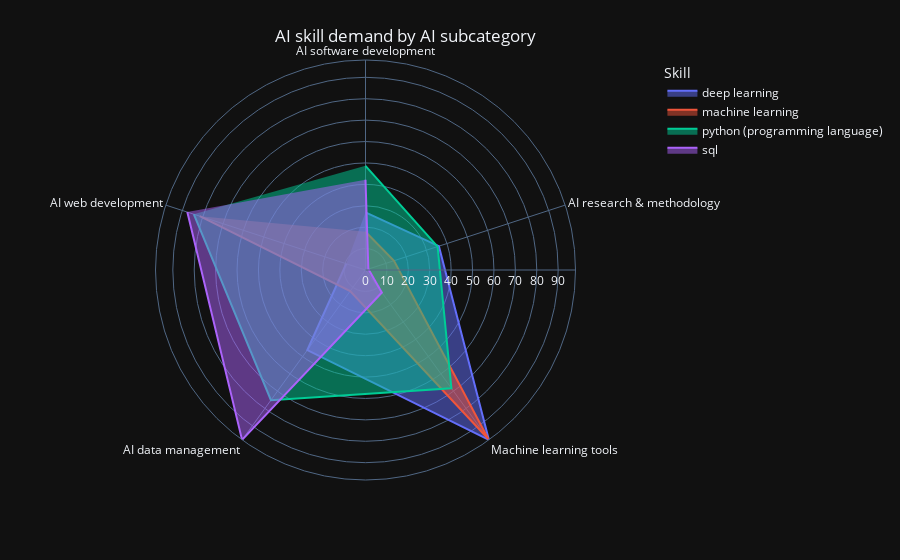

Notebook source saved alongside this figure:
### Code cell
#starting making radar graph

radar_graph1 = px.line_polar(AI_skill_demand_by_AI_subcategory, r="value", theta="axis", color="Skill", template="plotly_dark")
radar_graph1.update_traces(fill='toself')
radar_graph1.update_layout(
                            title = {
                                     'text' : 'AI skill demand by AI subcategory',
                                      'x' : 0.45,
                                      'xanchor' : 'center',
                                      'yanchor' : 'top'})

### Figure 1 — Plotly figure (JSON) as saved in the notebook; plotly's stock layout.template omitted (floating-point values rounded to 4 significant figures)
{"data": [{"fill": "toself", "hovertemplate": "Skill=deep learning<br>value=%{r}<br>axis=%{theta}<extra></extra>", "legendgroup": "deep learning", "line": {"color": "#636efa", "dash": "solid"}, "marker": {"symbol": "circle"}, "mode": "lines", "name": "deep learning", "r": [26.88, 36.05, 98.09, 46.24, 9.427], "showlegend": true, "subplot": "polar", "theta": ["AI software development", "AI research & methodology", "Machine learning tools", "AI data management", "AI web development"], "type": "scatterpolar"}, {"fill": "toself", "hovertemplate": "Skill=machine learning<br>value=%{r}<br>axis=%{theta}<extra></extra>", "legendgroup": "machine learning", "line": {"color": "#EF553B", "dash": "solid"}, "marker": {"symbol": "circle"}, "mode": "lines", "name": "machine learning", "r": [17.83, 14.01, 97.58, 12.23, 81.4], "showlegend": true, "subplot": "polar", "theta": ["AI software development", "AI research & methodology", "Machine learning tools", "AI data management", "AI web development"], "type": "scatterpolar"}, {"fill": "toself", "hovertemplate": "Skill=python (programming language)<br>value=%{r}<br>axis=%{theta}<extra></extra>", "legendgroup": "python (programming language)", "line": {"color": "#00cc96", "dash": "solid"}, "marker": {"symbol": "circle"}, "mode": "lines", "name": "python (programming language)", "r": [48.66, 35.41, 68.28, 75.16, 84.33], "showlegend": true, "subplot": "polar", "theta": ["AI software development", "AI research & methodology", "Machine learning tools", "AI data management", "AI web development"], "type": "scatterpolar"}, {"fill": "toself", "hovertemplate": "Skill=sql<br>value=%{r}<br>axis=%{theta}<extra></extra>", "legendgroup": "sql", "line": {"color": "#ab63fa", "dash": "solid"}, "marker": {"symbol": "circle"}, "mode": "lines", "name": "sql", "r": [42.17, 1.401, 12.99, 98.09, 87.52], "showlegend": true, "subplot": "polar", "theta": ["AI software development", "AI research & methodology", "Machine learning tools", "AI data management", "AI web development"], "type": "scatterpolar"}], "layout": {"legend": {"title": {"text": "Skill"}, "tracegroupgap": 0}, "margin": {"t": 60}, "polar": {"angularaxis": {"direction": "clockwise", "rotation": 90}, "domain": {"x": [0, 1], "y": [0, 1]}}, "title": {"text": "AI skill demand by AI subcategory", "x": 0.45, "xanchor": "center", "yanchor": "top"}}}
